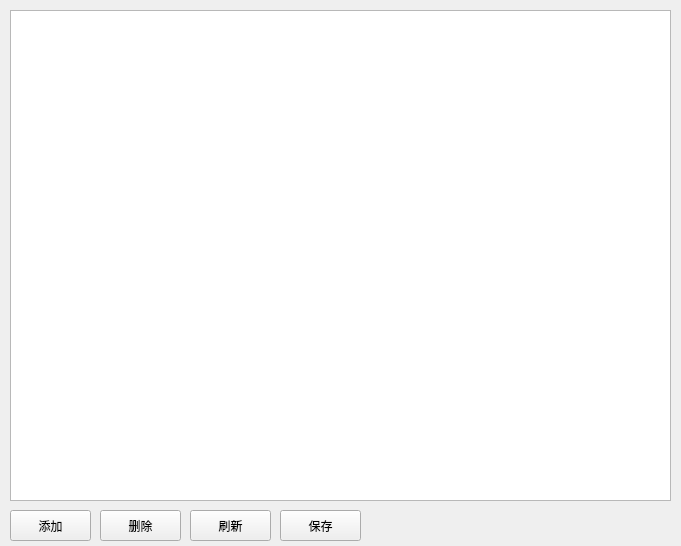
<?xml version="1.0" encoding="UTF-8"?>
<ui version="4.0">
 <class>Regular</class>
 <widget class="QWidget" name="Regular">
  <property name="geometry">
   <rect>
    <x>0</x>
    <y>0</y>
    <width>681</width>
    <height>546</height>
   </rect>
  </property>
  <property name="windowTitle">
   <string>Form</string>
  </property>
  <widget class="QToolButton" name="deleter">
   <property name="geometry">
    <rect>
     <x>100</x>
     <y>510</y>
     <width>81</width>
     <height>31</height>
    </rect>
   </property>
   <property name="text">
    <string>删除</string>
   </property>
  </widget>
  <widget class="QToolButton" name="add">
   <property name="geometry">
    <rect>
     <x>10</x>
     <y>510</y>
     <width>81</width>
     <height>31</height>
    </rect>
   </property>
   <property name="text">
    <string>添加</string>
   </property>
  </widget>
  <widget class="QPushButton" name="refrush">
   <property name="geometry">
    <rect>
     <x>190</x>
     <y>510</y>
     <width>81</width>
     <height>31</height>
    </rect>
   </property>
   <property name="text">
    <string>刷新</string>
   </property>
  </widget>
  <widget class="QTableView" name="tableView">
   <property name="geometry">
    <rect>
     <x>10</x>
     <y>10</y>
     <width>661</width>
     <height>491</height>
    </rect>
   </property>
  </widget>
  <widget class="QPushButton" name="pushButton">
   <property name="geometry">
    <rect>
     <x>280</x>
     <y>510</y>
     <width>81</width>
     <height>31</height>
    </rect>
   </property>
   <property name="text">
    <string>保存</string>
   </property>
  </widget>
 </widget>
 <resources/>
 <connections/>
</ui>
